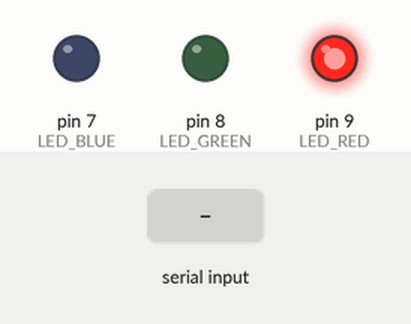
This sketch was run on a simulated Arduino Uno, built with avr-gcc and run on an emulated ATmega328P. Shown: output pins drawn as LEDs (lit = HIGH). The inputs (shaded band) are chosen by the test bench.

Above: at 1.2 s.
1.3 s: "90,45\n" received over Serial
At 2.5 s:
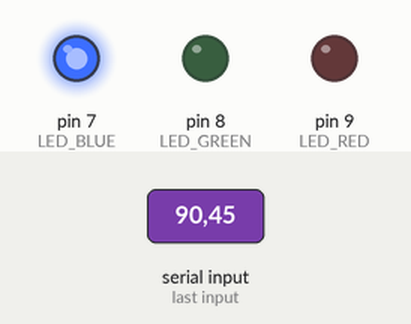
3.5 s: "1\n" received over Serial
At 5.2 s:
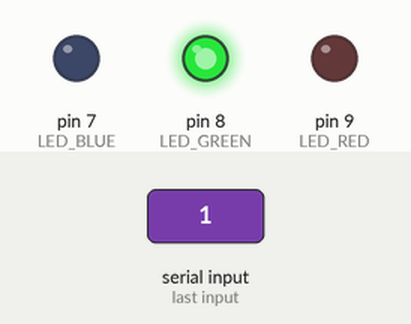
6.5 s: "30,150\n" received over Serial
At 7.5 s:
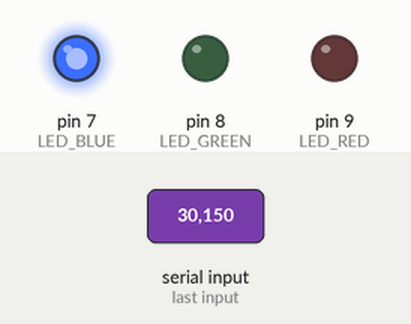
Timing chart, 0 to 11.5 s (numbered marks = the images above; inputs shaded):
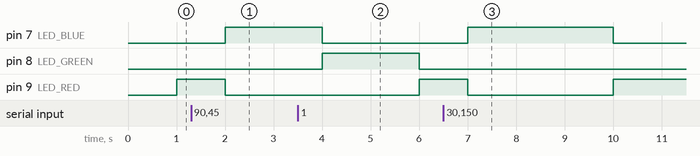

Measured:
- after the input at 1.3 s, pin 7 (LED_BLUE): LOW → HIGH after 0.70 s; pin 9 (LED_RED): HIGH → LOW after 0.70 s
- after the input at 3.5 s, pin 7 (LED_BLUE): HIGH → LOW after 0.50 s instead of 1.5 s; pin 8 (LED_GREEN): LOW → HIGH after 0.50 s, → LOW 2.0 s later; pin 9 (LED_RED): LOW → HIGH after 2.5 s instead of 1.5 s
- after the input at 6.5 s, pin 7 (LED_BLUE): LOW → HIGH after 0.50 s, → LOW 3.0 s later; pin 9 (LED_RED): HIGH → LOW after 0.50 s, → HIGH 3.0 s later

The sketch:

main.ino
```cpp
const int LED_RED = 9;
const int LED_GREEN = 8;
const int LED_BLUE = 7;
int dt = 0;

void setup()
{
  Serial.begin(9600);
  pinMode(LED_RED, OUTPUT);
  pinMode(LED_GREEN, OUTPUT);
  pinMode(LED_BLUE, OUTPUT);
  digitalWrite(LED_GREEN, LOW);
  digitalWrite(LED_RED, LOW);
  digitalWrite(LED_BLUE, LOW);
}

void loop()
{
  dt = Serial.parseInt();
  if(dt == 1){ //desliga o led vermelho e azul
  	digitalWrite(LED_GREEN, HIGH);
  	digitalWrite(LED_RED, LOW);
    digitalWrite(LED_BLUE, LOW);
    delay(1000);
  }
  else if(dt == 0){ //desliga o led verde e azul
  	digitalWrite(LED_GREEN,LOW);
  	digitalWrite(LED_RED, HIGH);
    digitalWrite(LED_BLUE, LOW);
  	delay(1000);
  }
  else{ //desliga o led verde e vermelho
    digitalWrite(LED_GREEN,LOW);
    digitalWrite(LED_RED, LOW);
    digitalWrite(LED_BLUE, HIGH);
    delay(1000);
  }
}
```
